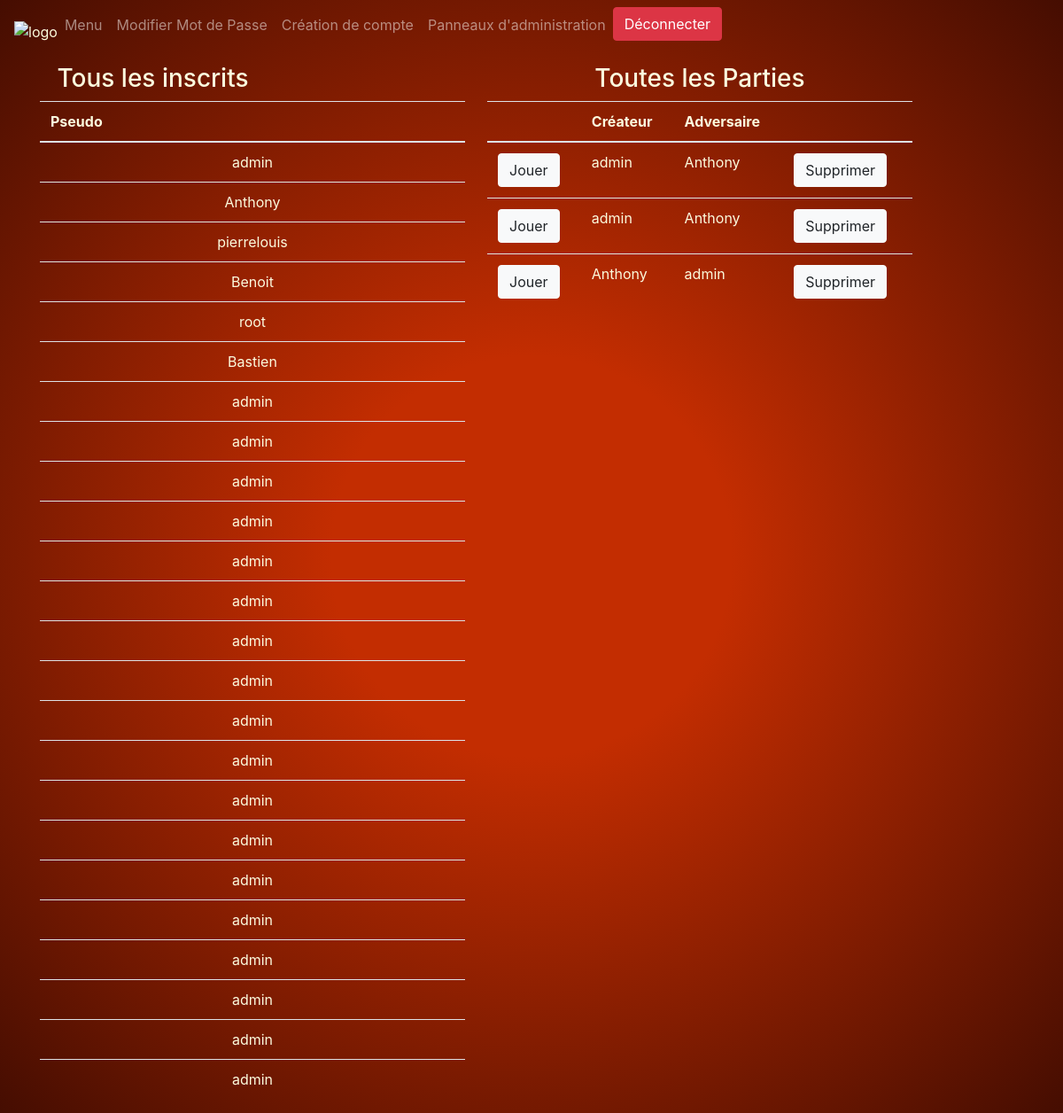
/admin_panel.php (signed in), run on the app's committed database.
### tables this page shows
CREATE TABLE Utilisateur (ID INTEGER PRIMARY KEY AUTOINCREMENT ,pseudo text,password text);

CREATE TABLE Game(ID INTEGER PRIMARY KEY AUTOINCREMENT ,player1 text,player2 text,plateau longtext,current int);

### admin_panel.php (the view, shortened to what this page needs)
<html>
<body>
<?php include('header.php')?>
<div class="container text-center " >
    <div class="row">
        <div class=" col-lg-3 col-12">
            <?php
            $dbname = 'mabase.db';
            $base = new SQLite3($dbname);
            $mytable = "Utilisateur";
            $select = $base->query("SELECT * FROM $mytable");
            $all = $base->query("SELECT * FROM Game");
            ?>
            <h3 style='color:#FCFBDE'>Tous les inscrits</h3>
            <table class='container table' style='width: 30rem'>
            <thead><tr><th scope="col" align="center" style='color:#FCFBDE;'>Pseudo</th></tr></thead>
            <tbody>
            <?php
            while ($row = $select->fetchArray(SQLITE3_ASSOC)) {
            echo "<tr><td scope='row' align=\"center\" style='color:#FCFBDE;'>".$row['pseudo']."</td></tr>";
            }
            ?>
            </tbody></table>
        </div>
        <div class=" col-lg-8 offset-lg-1 col-12">
        <h3 style='color:#FCFBDE'>Toutes les Parties</h3>
        <table class='container table' style='width: 30rem'>
        <thead><tr><th scope=\"col\" ></th><th scope="col" style='color:#FCFBDE;'>Créateur</th><th scope="col" style='color:#FCFBDE;'>Adversaire</th><th scope=\"col\"></th></tr></thead>
        <tbody><form method='POST'>
            <?php
        while ($row = $all->fetchArray(SQLITE3_ASSOC)) {
            $id=$row['ID'];
            echo "<tr><td scope=\"row\" style='color:#FCFBDE;'><a type='button' class='btn btn-light' href='Game.php?id=$id'>Jouer</a></td><td style='color:#FCFBDE;'>" . $row['player1'] ."<td style='color:#FCFBDE;'>".$row['player2']. "</td><td><button type='submit' name='delete' value='$id' class='btn btn-light'>Supprimer</button></td></tr>";
        }
        echo "</form></tbody></table>";
        ?>
        </div>
    </div>
</div>
</body>
</html>

### header.php (shortened to what this page needs)
<head>
    <link href="bootstrap/css/bootstrap.min.css" rel="stylesheet">
    <link href="css/style.css" rel="stylesheet">
</head>
<nav class="navbar navbar-expand-md  navbar-dark">
    <img src="img/logo.gif" alt="logo">
    <div class="collapse navbar-collapse" id="collapsibleNavbar">
        <form method="post">
        <ul class="navbar-nav">
            <li class="nav-item">
                <a class="nav-link" href="main.php">Menu</a>
            </li>
            <li class="nav-item">
                <a class="nav-link" href="password.php">Modifier Mot de Passe</a>
            </li>
            <?php
                if($_SESSION['pseudo']=="admin"){
                    echo "<li><a class=\"nav-link\" href=\"createAccount.php\">Création de compte</a></li>";
                    echo "<li><a class=\"nav-link\" href=\"admin_panel.php\">Panneaux d'administration</a></li>";
                }
            ?>
            <li class="nav-item">
                <input class="btn btn-danger" type="submit" class="nav-link" name="EXIT" value="Déconnecter">
            </li>
        </ul>
        </form>
    </div>
</nav>

### css/style.css (style rules this page uses)
html { color:#FCFBDE; }
body { background: rgb(195,45,1); background: radial-gradient(circle, rgba(195,45,1,1) 26%, rgba(69,13,1,1) 100%); color: #FCFBDE; width: 100%; }
td { color:#FCFBDE; }

### data on the page
utilisateur: pseudo "admin"
utilisateur: pseudo "Anthony"
utilisateur: pseudo "pierrelouis"
utilisateur: pseudo "Benoit"
utilisateur: pseudo "root"
utilisateur: pseudo "Bastien"
utilisateur: pseudo "admin"
utilisateur: pseudo "admin"
utilisateur: pseudo "admin"
utilisateur: pseudo "admin"
utilisateur: pseudo "admin"
utilisateur: pseudo "admin"
utilisateur: pseudo "admin"
utilisateur: pseudo "admin"
utilisateur: pseudo "admin"
utilisateur: pseudo "admin"
utilisateur: pseudo "admin"
utilisateur: pseudo "admin"
utilisateur: pseudo "admin"
utilisateur: pseudo "admin"
utilisateur: pseudo "admin"
utilisateur: pseudo "admin"
utilisateur: pseudo "admin"
utilisateur: pseudo "admin"
game: player1 "admin", player2 "Anthony", $id 13 (drawn)
game: player1 "admin", player2 "Anthony", $id 14 (drawn)
game: player1 "Anthony", player2 "admin", $id 15 (drawn)
